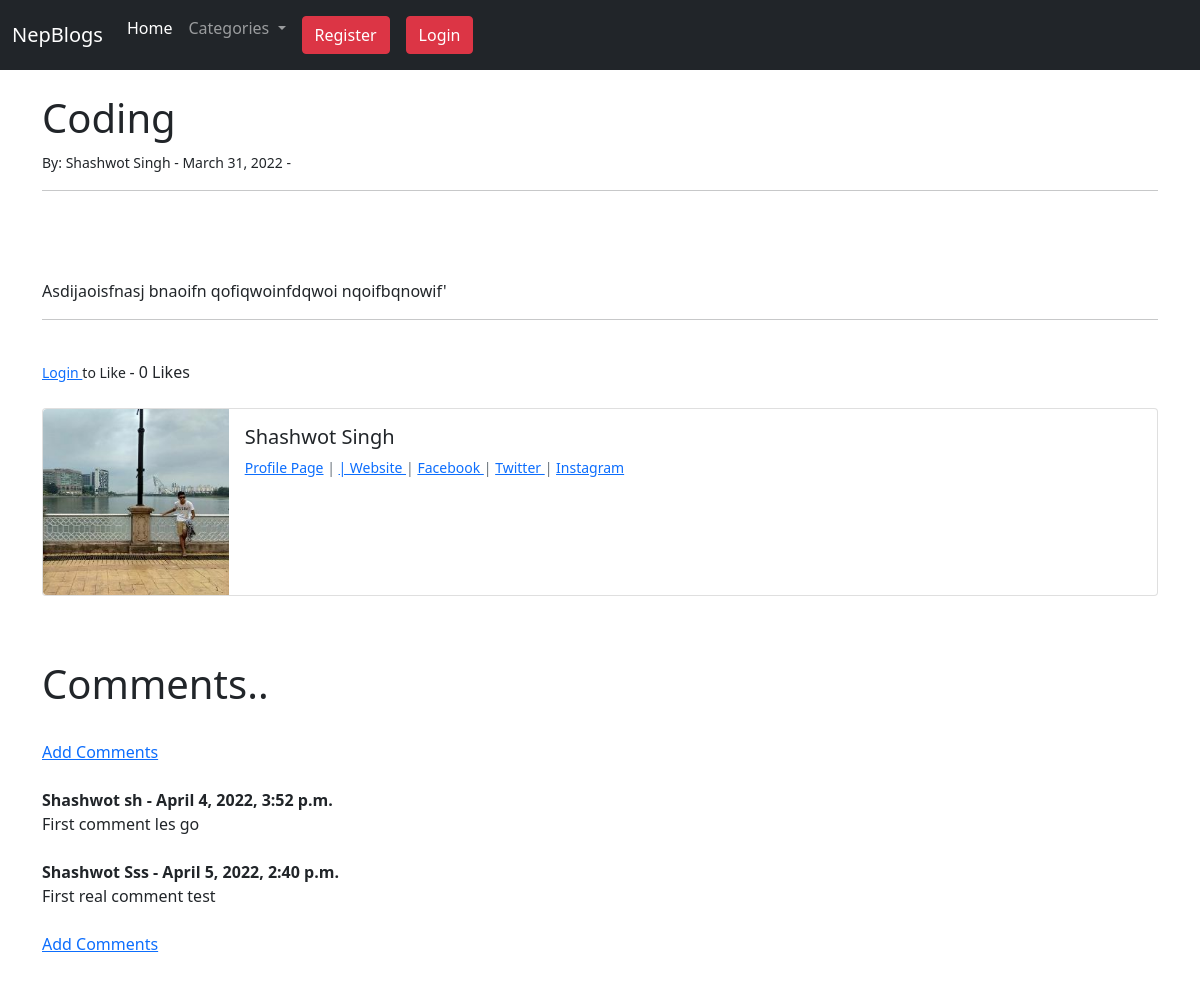
Screenshot of /article/15 with the database file from the repository.
### fypblog/models.py (models this page shows, shortened)
class Post(models.Model):
    title = models.CharField(max_length=255)
    header_image = models.ImageField(null=True, blank=True, upload_to="images/")
    title_tag = models.CharField(max_length=255)
    author = models.ForeignKey(User, on_delete=models.CASCADE)
    body = RichTextField(blank=True, null=True)
    post_date = models.DateField(auto_now_add=True)
    category = models.CharField(max_length=255, default='Web App Security')    #records all the category that we made or passed through cats variable
    snippet = models.CharField(max_length=255)
    likes = models.ManyToManyField(User, related_name='blog_posts')
    def total_likes(self):
        return self.likes.count()

class Profile(models.Model):
    user = models.OneToOneField(User, null=True, on_delete=models.CASCADE)
    bio = models.TextField()
    profile_pic = models.ImageField(null=True, blank=True, upload_to="images/profile/")
    website_url = models.CharField(max_length=255, null = True, blank = True)
    facebook_url = models.CharField(max_length=255, null = True, blank = True)
    instagram_url = models.CharField(max_length=255, null = True, blank = True)
    twitter_url = models.CharField(max_length=255, null = True, blank = True)

class Comment(models.Model):
    post = models.ForeignKey(Post, related_name= "comments", on_delete=models.CASCADE)
    name = models.CharField(max_length=255)
    body = models.TextField()
    date_added = models.DateTimeField(auto_now_add=True)

### fypblog/views.py (the view)
# urls.py: path('article/<int:pk>', ArticleDetailView.as_view(), name='article-detail'),
class ArticleDetailView(DetailView):
    model = Post
    template_name = 'article_details.html'
    def get_context_data(self, *args, **kwargs):
        cat_menu = Category.objects.all()
        context = super(ArticleDetailView, self).get_context_data(*args, **kwargs)
        stuff=get_object_or_404(Post, id=self.kwargs['pk'])
        total_likes = stuff.total_likes()
        liked = False
        if stuff.likes.filter(id=self.request.user.id).exists():
            liked = True
        context["cat_menu"] = cat_menu
        context["total_likes"] = total_likes
        context["liked"] = liked
        return context

### fypblog/models.py (called while the page is built)
    def __str__(self):
        return self.name

### fypblog/templates/article_details.html (shortened to what this page needs)
{% extends 'base.html' %}
{% load static %}
{% block content %}
<h1> {{post.title}} </h1>
<small> By:
    {{post.author.first_name }}
    {{ post.author.last_name }} -
    {{ post.post_date }} -
</small> <br/>
<hr>
<br/>
<br/><br/>
{{ post.body | safe }}
<hr>
<br/>
    <form action="{% url 'like_post' post.pk %}" method="POST">
        {% if user.is_authenticated %}
            {% if liked %}
                    <button type="submit", name="post_id", value="{{ post.id }}", class="btn btn-danger btn-sm">Unlike</button>
            {% else %}
                    <button type="submit", name="post_id", value="{{ post.id }}", class="btn btn-primary btn-sm">Like</button>
            {% endif %}
        {% else %}
        <small><a href="{% url 'login' %}"> Login </a> to Like </small>
        {% endif %}
                - {{ total_likes }}
                Likes
    </form>
<br/>
<div class="card mb-3" >
    <div class="row g-0">
      <div class="col-md-2">
{% if post.author.profile.profile_pic %}
        <img src="{{ post.author.profile.profile_pic.url }} " class="img-fluid rounded-start" alt="...">
{% else %}
        <img src="{% static 'theblog/images/download.jfif' %} " class="img-fluid rounded-start" alt="...">
{% endif %}
      </div>
      <div class="col-md-10">
        <div class="card-body">
          <h5 class="card-title"> {{post.author.first_name }}
            {{ post.author.last_name }} </h5>
            <p class="small text-muted">
                <a href="{% url 'show_profile_page' post.author.profile.id %}"> Profile Page</a>
                {% if post.author.profile.website_url %}
                    | <a href="{{ post.author.profile.website_url }} "> | Website </a>
                {% endif %}
                {% if post.author.profile.facebook_url %}
                    | <a href=" {{ post.author.profile.facebook_url }}">Facebook </a>
                {% endif %}
                {% if post.author.profile.twitter_url %}
                    | <a href="{{ post.author.profile.twitter_url }} ">Twitter </a>
                {% endif %}
                {% if post.author.profile.instagram_url %}
                    | <a href="{{ post.author.profile.instagram_url }}">Instagram </a>
                {% endif %}
            </p>
        </div>
      </div>
    </div>
  </div>
<br/><br/>
<h1> Comments..</h1>
<br/>
{% if not post.comments.all %}
    No Comments Yet ... <a href="{% url 'add_comment' post.pk %}"> Add One
    </a>
{% else %}
<a href="{% url 'add_comment' post.pk %}"> Add Comments </a>
<br/><br/>
    {% for comment in post.comments.all %}
        <strong>
            {{ comment.name }} -
            {{ comment.date_added}}
        </strong>
        <br/>
        {{ comment.body }}
<br/><br/>
    {% endfor %}
    <a href="{% url 'add_comment' post.pk %}"> Add Comments </a>
{% endif %}
<br/>
<br/><br/>
{% endblock %}

### rows the page displays
Post: title "Coding", author.first_name "Shashwot", author.last_name "Singh", post_date "March 31, 2022", body "Asdijaoisfnasj bnaoifn qofiqwoinfdqwoi nqoifbqnowif'", author.profile.profile_pic (picture)
Comment: name "Shashwot sh", date_added "April 4, 2022, 3:52 p.m.", body "First comment les go"
Comment: name "Shashwot Sss", date_added "April 5, 2022, 2:40 p.m.", body "First real comment test"

### other values shown
{{ total_likes }} "0"
